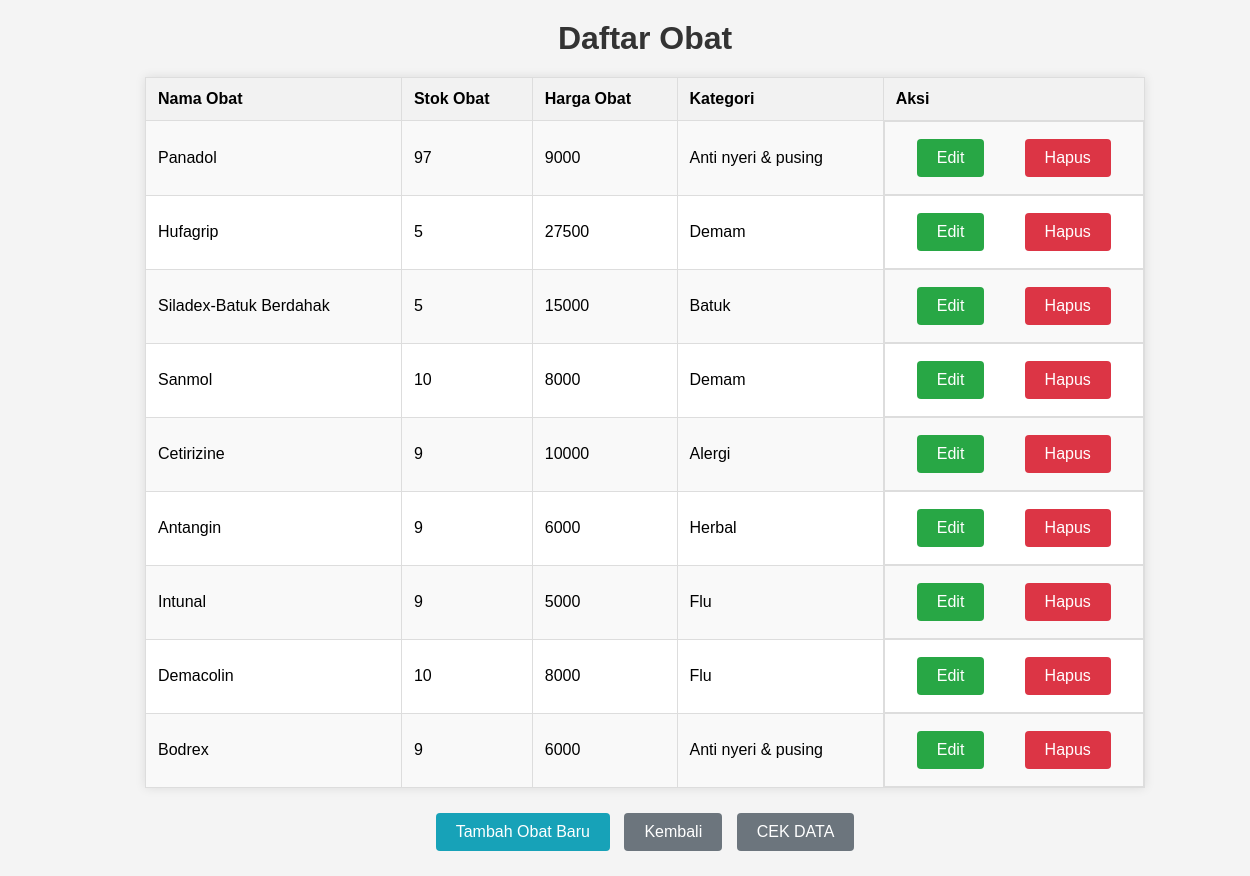
Screenshot of /obat/dataobat.php with the database file from the repository.
### tables this page shows
CREATE TABLE `obat` (
  `id_obat` int(11) NOT NULL,
  `nama_obat` varchar(1000) NOT NULL,
  `stok_obat` varchar(100) NOT NULL,
  `harga_obat` varchar(100) NOT NULL,
  `id_kat` int(11) NOT NULL,
  `img` varchar(1000) NOT NULL
);

CREATE TABLE `kategori` (
  `id_kat` int(11) NOT NULL,
  `nama_kat` varchar(1000) NOT NULL
);

### obat/dataobat.php (the view, shortened to what this page needs)
<?php
$koneksi = mysqli_connect("localhost", "username", "password", "kesehatan");
$query = "SELECT
            obat.id_obat,
            obat.nama_obat,
            obat.stok_obat,
            obat.harga_obat,
            kategori.nama_kat
          FROM
            obat
          INNER JOIN
            kategori ON obat.id_kat = kategori.id_kat";
$result = mysqli_query($koneksi, $query);
?>
<!DOCTYPE html>
<html lang="en">
<head>
    <link rel="stylesheet" href="style.css">
</head>
<body>
    <h1>Daftar Obat</h1>
    <table>
        <tr>
            <th>Nama Obat</th>
            <th>Stok Obat</th>
            <th>Harga Obat</th>
            <th>Kategori</th>
            <th>Aksi</th>
        </tr>
        <?php while ($row = mysqli_fetch_assoc($result)) : ?>
            <tr>
                <td><?php echo $row['nama_obat']; ?></td>
                <td><?php echo $row['stok_obat']; ?></td>
                <td><?php echo $row['harga_obat']; ?></td>
                <td><?php echo $row['nama_kat']; ?></td>
                <td class="action-buttons">
                    <a href="edit.php?id=<?php echo $row['id_obat']; ?>" class="button-edit">Edit</a>
                    <a href="hapus.php?id=<?php echo $row['id_obat']; ?>" class="button-delete" onclick="return confirm('Yakin ingin menghapus?');">Hapus</a>
                </td>
            </tr>
        <?php endwhile; ?>
    </table>
    <div class="center">
        <a href="tambah.php" class="button-add">Tambah Obat Baru</a>
        <a href="../admin.php" class="button-back">Kembali</a>
        <a href="../buyforadmin.php" class="button-back">CEK DATA</a>
    </div>
</body>
</html>

### style.css (style rules this page uses)
* { text-decoration: none; margin: 0px; padding: 0px; }
body { margin: 0px; padding: 0px; font-family: 'Open Sans', sans-serif; width: 100%; }

### obat/dataobat.php (style rules this page uses)
body { font-family: Arial, sans-serif; margin: 0; padding: 20px; background-color: #f4f4f4; }
h1 { text-align: center; margin-bottom: 20px; color: #333; }
table { width: 80%; margin: 20px auto; border-collapse: collapse; background-color: #fff; box-shadow: 0 0 10px rgba(0, 0, 0, 0.1); }
table, th, td { border: 1px solid #ddd; }
th, td { padding: 12px; text-align: left; }
th { background-color: #f2f2f2; }
tr:nth-child(even) { background-color: #f9f9f9; }
.button, .button-edit, .button-delete, .button-add, .button-back { display: inline-block; padding: 10px 20px; color: #fff; text-decoration: none; border-radius: 4px; text-align: center; margin: 5px; }
.button-edit { background-color: #28a745; }
.button-delete { background-color: #dc3545; }
.button-add { background-color: #17a2b8; }
.button-back { background-color: #6c757d; }
.action-buttons { display: flex; justify-content: space-around; }
.center { text-align: center; margin-top: 20px; }

### rows the page displays
obat: nama_obat "Panadol", stok_obat "97", harga_obat "9000", id_kat.nama_kat "Anti nyeri & pusing"
obat: nama_obat "Hufagrip", stok_obat "5", harga_obat "27500", id_kat.nama_kat "Demam"
obat: nama_obat "Siladex-Batuk Berdahak", stok_obat "5", harga_obat "15000", id_kat.nama_kat "Batuk"
obat: nama_obat "Sanmol", stok_obat "10", harga_obat "8000", id_kat.nama_kat "Demam"
obat: nama_obat "Cetirizine", stok_obat "9", harga_obat "10000", id_kat.nama_kat "Alergi"
obat: nama_obat "Antangin", stok_obat "9", harga_obat "6000", id_kat.nama_kat "Herbal"
obat: nama_obat "Intunal", stok_obat "9", harga_obat "5000", id_kat.nama_kat "Flu"
obat: nama_obat "Demacolin", stok_obat "10", harga_obat "8000", id_kat.nama_kat "Flu"
obat: nama_obat "Bodrex", stok_obat "9", harga_obat "6000", id_kat.nama_kat "Anti nyeri & pusing"
